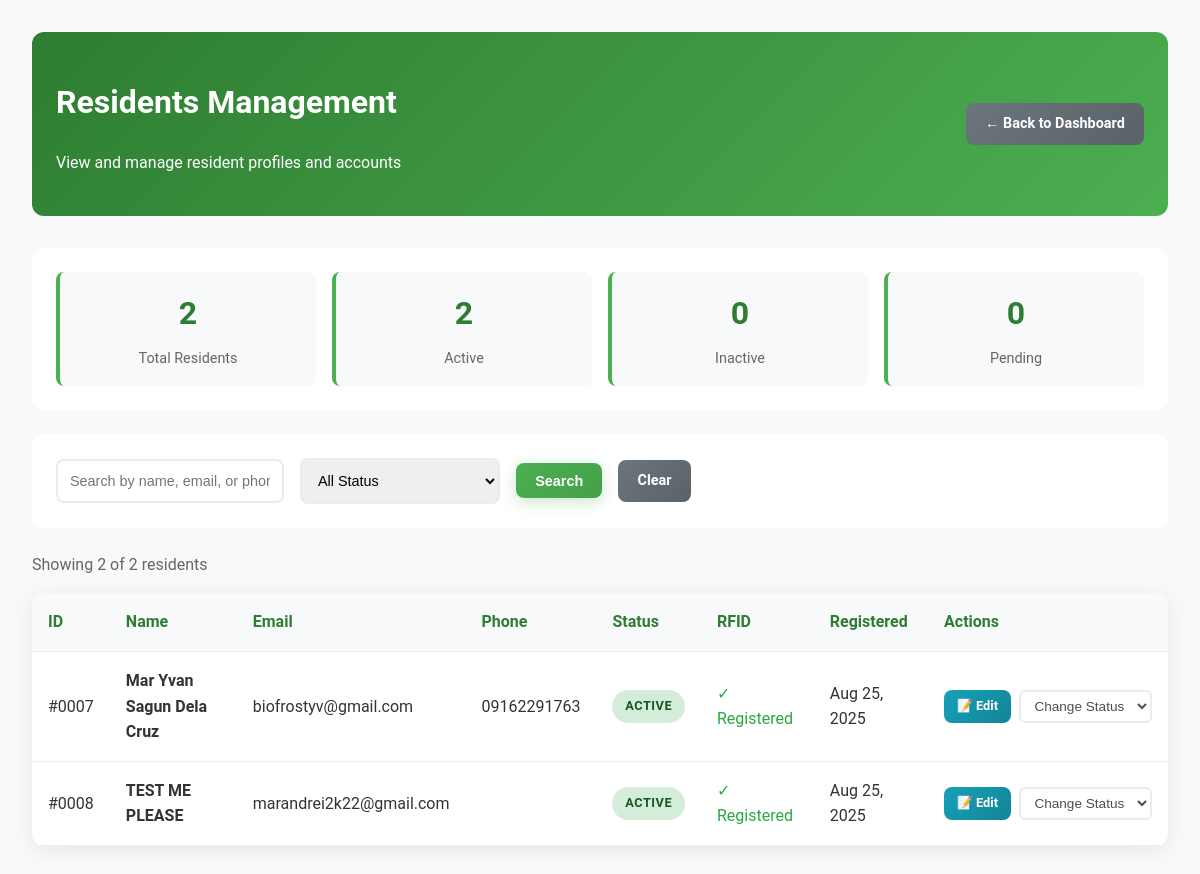
/admin/view-residents.php (signed in), run on an earlier commit of the app's database.
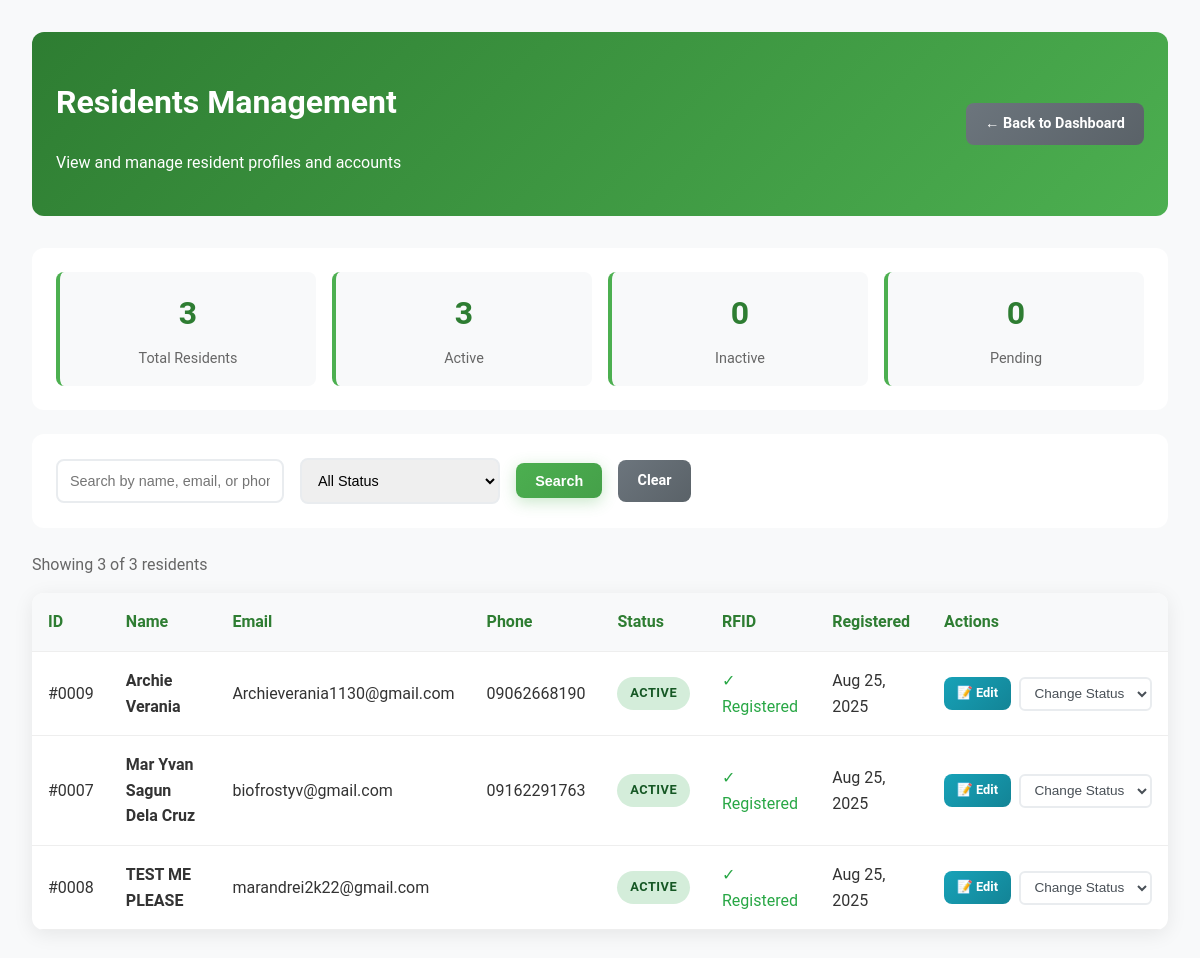
And on a later commit of the database.
### tables this page shows
CREATE TABLE `residents` (
  `id` int(11) NOT NULL,
  `first_name` varchar(100) NOT NULL,
  `middle_name` varchar(100) DEFAULT NULL,
  `last_name` varchar(100) NOT NULL,
  `email` varchar(255) NOT NULL,
  `phone` varchar(20) NOT NULL,
  `password` varchar(255) DEFAULT NULL,
  `address` text NOT NULL,
  `house_number` varchar(20) DEFAULT NULL,
  `barangay` varchar(100) DEFAULT 'Gumaoc East',
  `sitio` varchar(100) DEFAULT 'BLOCK',
  `interviewer` varchar(255) DEFAULT NULL,
  `interviewer_title` varchar(255) DEFAULT NULL,
  `birthdate` date NOT NULL,
  `birth_place` varchar(255) DEFAULT NULL,
  `gender` enum('Male','Female','Other') NOT NULL,
  `civil_status` enum('Single','Married','Widowed','Separated','Divorced') NOT NULL,
  `rfid_code` varchar(50) DEFAULT NULL,
  `rfid` varchar(50) DEFAULT NULL,
  `status` enum('active','inactive','pending') NOT NULL DEFAULT 'active',
  `reset_otp` varchar(6) DEFAULT NULL,
  `otp_expiry` timestamp NULL DEFAULT NULL,
  `created_at` timestamp NOT NULL DEFAULT current_timestamp(),
  `updated_at` timestamp NOT NULL DEFAULT current_timestamp() ON UPDATE current_timestamp(),
  `profile_complete` tinyint(1) DEFAULT 1 COMMENT '1 = Complete Profile, 0 = Incomplete Profile',
  `created_by` int(11) DEFAULT NULL COMMENT 'ID of user who registered this family member',
  `relationship_to_head` varchar(100) DEFAULT NULL COMMENT 'Relationship to head of family'
);

### admin/view-residents.php (the view, shortened to what the changed rows need)
<?php
require_once '../includes/db_connect.php';
$page = max(1, (int)($_GET['page'] ?? 1));
$per_page = 15;
$offset = ($page - 1) * $per_page;
$where_conditions = [];
$params = [];
$where_clause = $where_conditions ? "WHERE " . implode(" AND ", $where_conditions) : "";
$count_sql = "SELECT COUNT(*) FROM residents $where_clause";
$count_stmt = $pdo->prepare($count_sql);
$count_stmt->execute($params);
$total_records = $count_stmt->fetchColumn();
$sql = "SELECT * FROM residents $where_clause ORDER BY created_at DESC LIMIT $per_page OFFSET $offset";
$stmt = $pdo->prepare($sql);
$stmt->execute($params);
$residents = $stmt->fetchAll(PDO::FETCH_ASSOC);
?>
<!DOCTYPE html>
<html lang="en">
<head>
    <link rel="stylesheet" href="../css/styles.css">
</head>
<body>
    <div class="admin-container">
        <div class="admin-header">
            <div>
                <h1>Residents Management</h1>
            </div>
            <div>
            </div>
        </div>
        <?php
        $stats_sql = "SELECT
            COUNT(*) as total,
            SUM(CASE WHEN status = 'active' THEN 1 ELSE 0 END) as active,
            SUM(CASE WHEN status = 'inactive' THEN 1 ELSE 0 END) as inactive,
            SUM(CASE WHEN status = 'pending' THEN 1 ELSE 0 END) as pending
            FROM residents";
        $stats_stmt = $pdo->prepare($stats_sql);
        $stats_stmt->execute();
        $stats = $stats_stmt->fetch(PDO::FETCH_ASSOC);
        ?>
        <div class="stats-summary">
            <div class="stat-item">
                <div class="stat-number"><?php echo $stats['total']; ?></div>
                <div class="stat-label">Total Residents</div>
            </div>
            <div class="stat-item">
                <div class="stat-number"><?php echo $stats['active']; ?></div>
                <div class="stat-label">Active</div>
            </div>
            <div class="stat-item">
            </div>
            <div class="stat-item">
            </div>
        </div>
        <div class="admin-controls">
            <form method="GET" class="search-controls">
            </form>
        </div>
        <div style="margin-bottom: 1rem; color: #666;">
            Showing <?php echo count($residents); ?> of <?php echo $total_records; ?> residents
        </div>
        <div class="admin-table">
            <table>
                <thead>
                    <tr>
                        <th>ID</th>
                        <th>Name</th>
                        <th>Email</th>
                        <th>Phone</th>
                        <th>Status</th>
                        <th>RFID</th>
                        <th>Registered</th>
                        <th>Actions</th>
                    </tr>
                </thead>
                <tbody>
                    <?php if (empty($residents)): ?>
                    <tr>
                        <td colspan="8" style="text-align: center; padding: 2rem; color: #666;">
                            No residents found matching your criteria.
                        </td>
                    </tr>
                    <?php else: ?>
                    <?php foreach ($residents as $resident): ?>
                    <tr>
                        <td>#<?php echo str_pad($resident['id'], 4, '0', STR_PAD_LEFT); ?></td>
                        <td>
                            <strong>
                                <?php echo htmlspecialchars($resident['first_name'] . ' ' .
                                    ($resident['middle_name'] ? $resident['middle_name'] . ' ' : '') .
                                    $resident['last_name']); ?>
                            </strong>
                        </td>
                        <td><?php echo htmlspecialchars($resident['email']); ?></td>
                        <td><?php echo htmlspecialchars($resident['phone']); ?></td>
                        <td>
                            <span class="status-badge status-<?php echo $resident['status']; ?>">
                                <?php echo ucfirst($resident['status']); ?>
                            </span>
                        </td>
                        <td>
                            <?php if ($resident['rfid_code']): ?>
                                <span style="color: #28a745;">✓ Registered</span>
                            <?php else: ?>
                                <span style="color: #6c757d;">No RFID</span>
                            <?php endif; ?>
                        </td>
                        <td><?php echo date('M j, Y', strtotime($resident['created_at'])); ?></td>
                        <td>
                            <div style="display: flex; gap: 0.5rem; align-items: center;">
                                <a href="edit-resident.php?id=<?php echo $resident['id']; ?>"
                                   class="btn btn-info" style="font-size: 0.8rem; padding: 0.4rem 0.8rem;">
                                    📝 Edit
                                </a>
                                <form method="POST" style="margin: 0;">
                                    <select name="status" class="action-select" onchange="this.form.submit()">
                                        <option value="">Change Status</option>
                                    </select>
                                </form>
                            </div>
                        </td>
                    </tr>
                    <?php endforeach; ?>
                    <?php endif; ?>
                </tbody>
            </table>
        </div>
    </div>
</body>
</html>

What changed in the data, as far as the page shows it:
added residents: id "0009", first_name+middle_name+last_name "Archie Verania", email "Archieverania1130@gmail.com", phone "09062668190", status "ACTIVE", rfid_code "✓ Registered", created_at "Aug 25, 2025"
Also different on the page:
$stats['total']: "2" → "3"
$stats['active']: "2" → "3"
count($residents): "2" → "3"
$total_records: "2" → "3"
